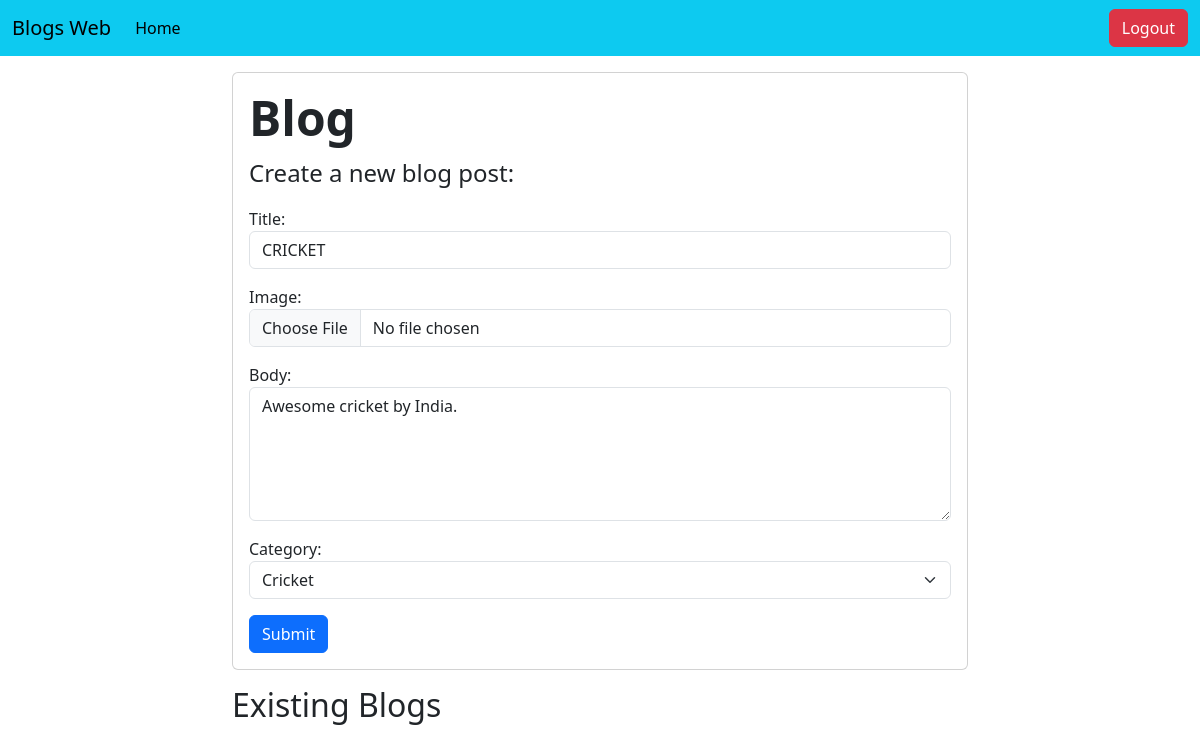
Screenshot of /edit/12/ (signed in) with the database file from the repository.
### blog/models.py (models this page shows, shortened)
class Blog(models.Model):
    title = models.CharField(max_length=255, null=True)
    body = models.TextField(null=True)
    created_on = models.DateTimeField(auto_now_add=True, null=True)
    created_by = models.ForeignKey(User, on_delete=models.CASCADE, null=True, blank=True, related_name="blogs")
    last_modified = models.DateTimeField(auto_now=True,null=True)
    category = models.ForeignKey(Category, on_delete=models.CASCADE, related_name="blogs", null=True)
    image = models.ImageField(upload_to='', null=True, blank=True)

### blog/views.py (the view)
# urls.py: path('edit/<int:blog_id>/', views.edit, name='edit'),
def edit(request, blog_id):
    if request.user.is_superuser:
        blog = get_object_or_404(Blog, pk=blog_id)
    else:
        blog = get_object_or_404(Blog, pk=blog_id, created_by=request.user)
    if request.method == 'POST':
        form = BlogForm(request.POST, request.FILES, instance=blog)
        if form.is_valid():
            form.save()
            messages.success(request, "Blog post updated successfully!")
            return redirect('home')
        else:
            messages.error(request, "Please correct the errors below.")
    else:
        form = BlogForm(instance=blog)
    return render(request, 'edit.html', {'form': form, 'blog': blog})

### blog/forms.py
class BlogForm(forms.ModelForm):
    class Meta:
        model = Blog
        fields = ['title', 'image', 'body', 'category']
        widgets = {
            'title': forms.TextInput(attrs={'class': 'form-control'}),
            'image': forms.FileInput(attrs={'class': 'form-control'}),
            'body': forms.Textarea(attrs={'class': 'form-control', 'rows': 5}),
            'category': forms.Select(attrs={'class': 'form-select'})
        }

### blog/models.py (called while the page is built)
    def __str__(self):
        return self.name

### templates/edit.html (shortened to what this page needs)
{% extends 'home.html' %}
{% load static %}

### templates/home.html (shortened to what this page needs)
{% include 'navbar.html' %}
<!doctype html>
<html lang="en">
<head>
    <link href="https://cdn.jsdelivr.net/npm/bootstrap@5.3.3/dist/css/bootstrap.min.css" rel="stylesheet"
>
</head>
<body>
    <div class="container">
        <div class="row justify-content-center">
            <div class="col-md-8">
                <div class="card mb-3">
                    <div class="card-body">
                        <h1 class="display-5 fw-bold">Blog</h1>
                        <p class="col-md-8 fs-4">Create a new blog post:</p>
                        <form method="post" enctype="multipart/form-data">
                            {{ form.as_p }}
                            <button type="submit" class="btn btn-primary">Submit</button>
                        </form>
                    </div>
                </div>
            </div>
          </div>
          <div class="row justify-content-center">
            <div class="col-md-8">
                <h2>Existing Blogs</h2>
            </div>
          </div>
        </div>
</body>
</html>

### rows the page displays
Blog: title "CRICKET", body "Awesome cricket by India.", category "Cricket"
